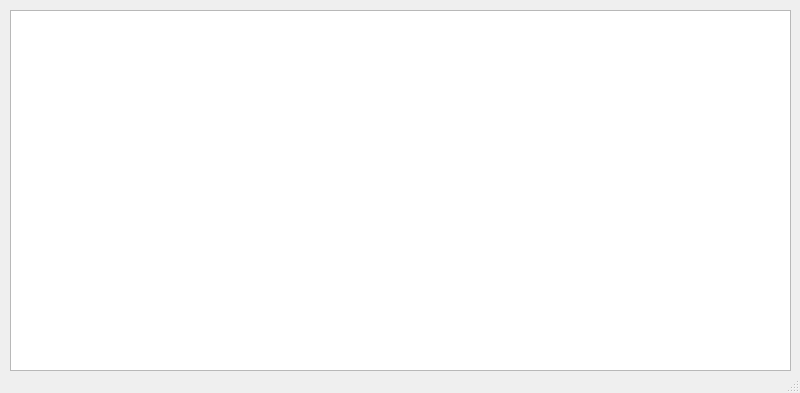
<?xml version="1.0" encoding="UTF-8"?>
<ui version="4.0">
 <class>MainWindow</class>
 <widget class="QMainWindow" name="MainWindow">
  <property name="geometry">
   <rect>
    <x>0</x>
    <y>0</y>
    <width>800</width>
    <height>393</height>
   </rect>
  </property>
  <property name="windowTitle">
   <string>MainWindow</string>
  </property>
  <widget class="QWidget" name="centralwidget">
   <widget class="QTableView" name="Coffe_table">
    <property name="geometry">
     <rect>
      <x>10</x>
      <y>10</y>
      <width>781</width>
      <height>361</height>
     </rect>
    </property>
   </widget>
  </widget>
  <widget class="QStatusBar" name="statusbar"/>
 </widget>
 <resources/>
 <connections/>
</ui>
